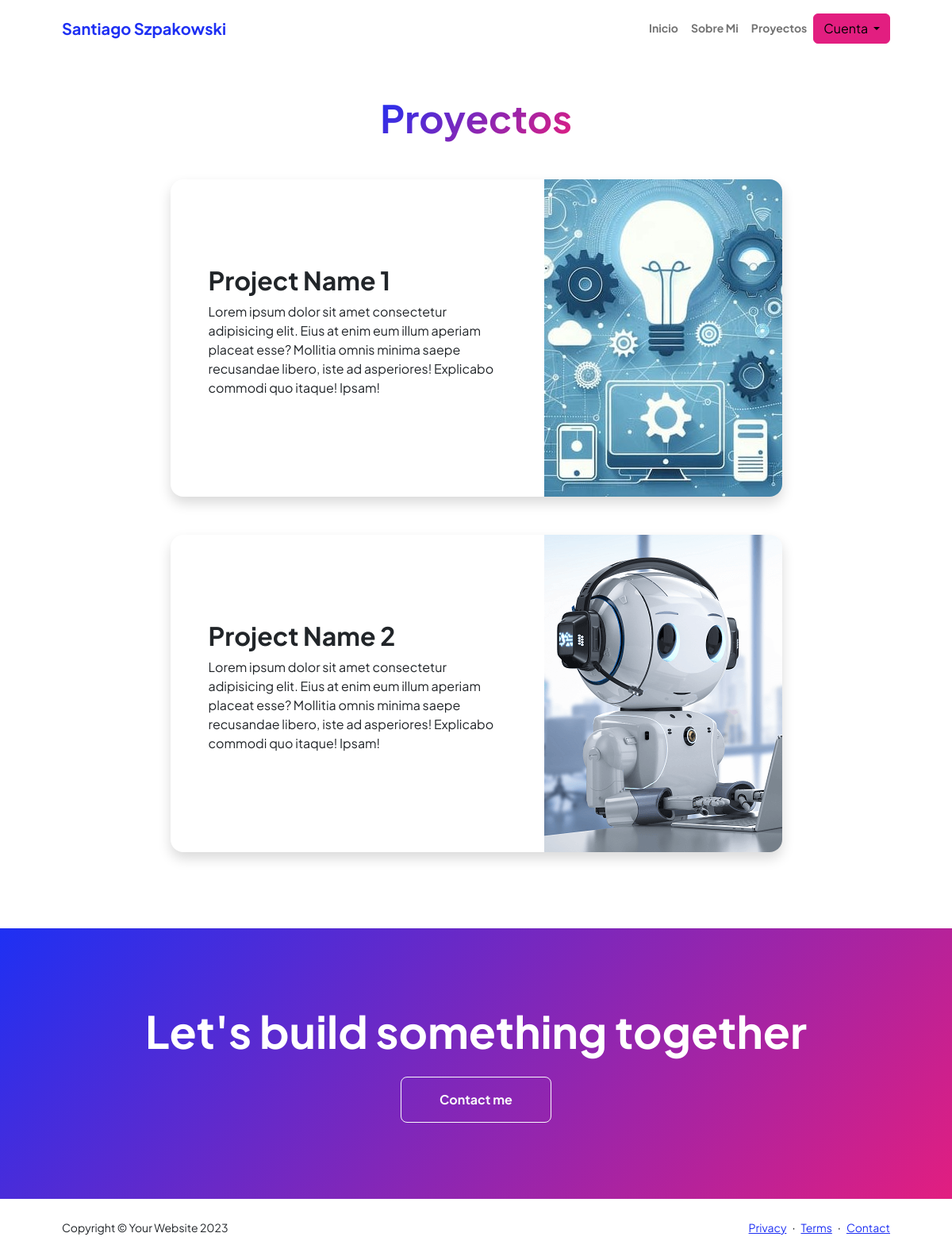
The app's page /proyectos/, older data.
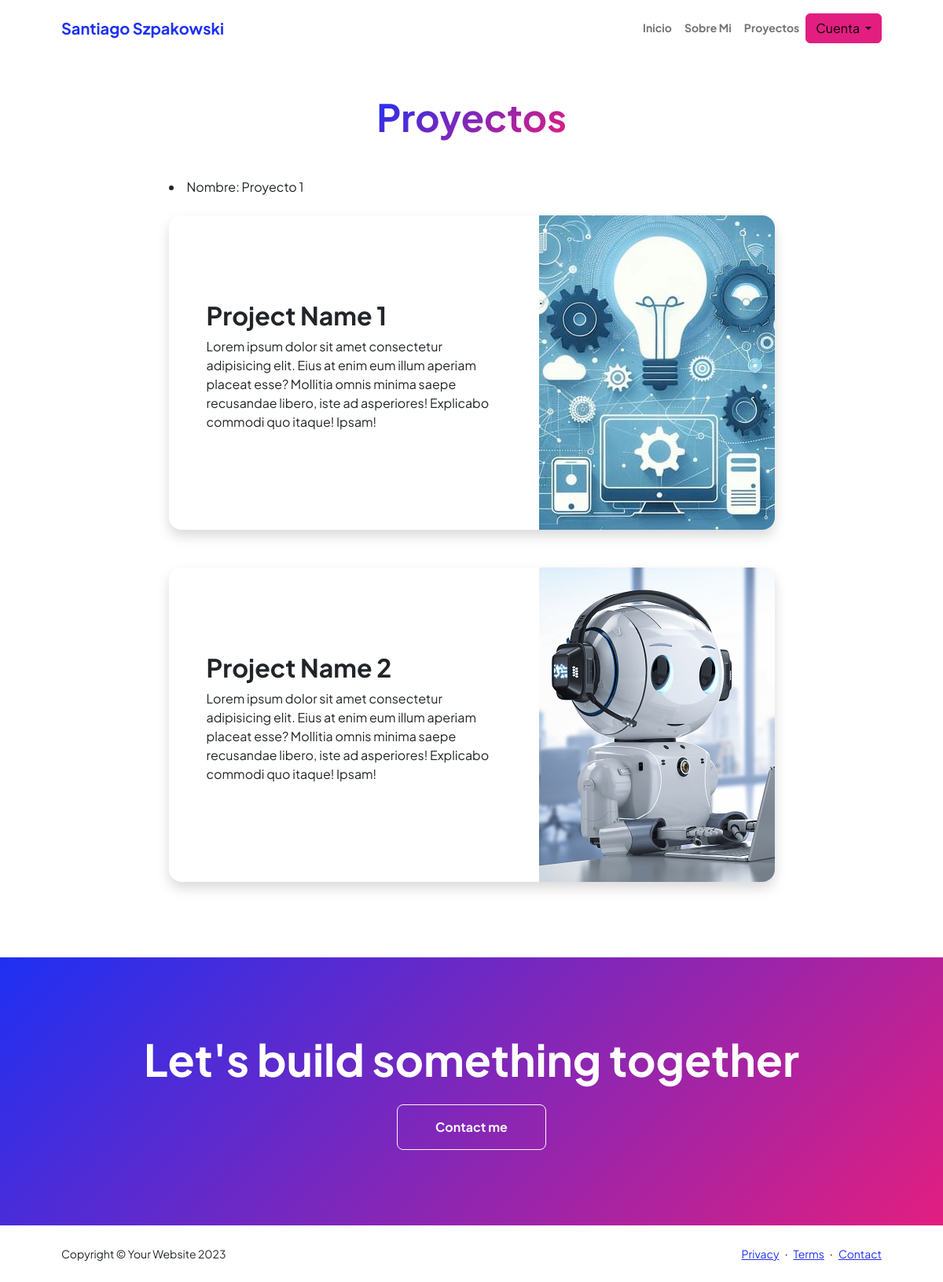
The same page, newer data.
### AppPrincipal/models.py (models this page shows)
class Proyecto (models.Model):
    titulo = models.CharField(max_length=40)
    subtitulo = models.CharField(max_length=40)
    descripcion = models.CharField(max_length=100)
    fecha = models.DateField()
    imagen = models.ForeignKey('ImagenProyecto', on_delete=models.SET_NULL, null=True, blank=True, related_name='proyectos')
    autor = models.ForeignKey(Usuario, on_delete=models.CASCADE)

### AppPrincipal/views.py (the view)
# urls.py: path('proyectos/', views.ProyectoListView.as_view(), name='proyectos'),
class ProyectoListView(ListView):
    queryset = Proyecto.objects.all()  # Definiendo el QuerySet directamente
    context_object_name = "proyectos"
    template_name = "appprincipal/proyectos.html"

### AppPrincipal/templates/appprincipal/proyectos.html (shortened to what this page needs)
{% extends "appprincipal/index.html" %}
{% load static %}
        {% block contenidoQueCambia %}
        <section class="py-5">
                <div class="container px-5 mb-5">
                    <div class="text-center mb-5">
                        <h1 class="display-5 fw-bolder mb-0"><span class="text-gradient d-inline">Proyectos</span></h1>
                    </div>
                    <div class="row gx-5 justify-content-center">
                        <div class="col-lg-11 col-xl-9 col-xxl-8">
                            {% for proyecto in proyectos %}
                                {%if proyectos%}
                                    <li>Nombre: {{proyecto.titulo}}</li>
                                {%else%}
                                    <p>No hay proyectos</p>
                                    {%endif%}
                            {%endfor%}
                            <div class="card overflow-hidden shadow rounded-4 border-0 mb-5">
                                <div class="card-body p-0">
                                    <div class="d-flex align-items-center">
                                        <div class="p-5">
                                            <h2 class="fw-bolder">Project Name 1</h2>
                                            <p>Lorem ipsum dolor sit amet consectetur adipisicing elit. Eius at enim eum illum aperiam placeat esse? Mollitia omnis minima saepe recusandae libero, iste ad asperiores! Explicabo commodi quo itaque! Ipsam!</p>
                                        </div>
                                        <img class="img-fluid" src="{% static 'appprincipal/assets/imagen3.jpg' %}" alt="..." />
                                    </div>
                                </div>
                            </div>
                            <div class="card overflow-hidden shadow rounded-4 border-0">
                                <div class="card-body p-0">
                                    <div class="d-flex align-items-center">
                                        <div class="p-5">
                                            <h2 class="fw-bolder">Project Name 2</h2>
                                            <p>Lorem ipsum dolor sit amet consectetur adipisicing elit. Eius at enim eum illum aperiam placeat esse? Mollitia omnis minima saepe recusandae libero, iste ad asperiores! Explicabo commodi quo itaque! Ipsam!</p>
                                        </div>
                                        <img class="img-fluid" src="{% static 'appprincipal/assets/imagen2.png' %}" alt="..." />
                                    </div>
                                </div>
                            </div>
                        </div>
                    </div>
                </div>
        </section>
        <section class="py-5 bg-gradient-primary-to-secondary text-white">
                <div class="container px-5 my-5">
                    <div class="text-center">
                        <h2 class="display-4 fw-bolder mb-4">Let's build something together</h2>
                        <a class="btn btn-outline-light btn-lg px-5 py-3 fs-6 fw-bolder" href="contact.html">Contact me</a>
                    </div>
                </div>
        </section>
        {% endblock %}

### AppPrincipal/templates/appprincipal/index.html (shortened to what this page needs)
{% load static %}
<!DOCTYPE html>
<html lang="en">
    <head>
        <link href="https://cdn.jsdelivr.net/npm/bootstrap-icons@1.8.1/font/bootstrap-icons.css" rel="stylesheet" />
        <link href="{% static 'appprincipal/css/styles.css' %}" rel="stylesheet" />
    </head>
    <body class="d-flex flex-column h-100">
        <main class="flex-shrink-0">
            <nav class="navbar navbar-expand-lg navbar-light bg-white py-3">
                <div class="container px-5">
                    <a class="navbar-brand" href="{%url 'inicio'%}"><span class="fw-bolder text-primary">Santiago Szpakowski</span></a>
                    <div class="collapse navbar-collapse" id="navbarSupportedContent">
                        <ul class="navbar-nav ms-auto mb-2 mb-lg-0 small fw-bolder">
                            <li class="nav-item"><a class="nav-link" href="{%url 'inicio'%}">Inicio</a></li>
                            <li class="nav-item"><a class="nav-link" href="{%url 'sobremi'%}">Sobre Mi</a></li>
                            <li class="nav-item"><a class="nav-link" href="{%url 'proyectos'%}">Proyectos</a></li>
                            {% if request.user.is_authenticated %}
                            <div class="dropdown">
                                <button class="btn btn-secondary dropdown-toggle" type="button" id="dropdownMenuButton1" data-bs-toggle="dropdown" aria-expanded="false">
                                    {{ request.user.username }}
                                </button>
                                <ul class="dropdown-menu" aria-labelledby="dropdownMenuButton1">
                                    <li><a class="dropdown-item" href="">Editar cuenta</a></li>
                                    <li><a class="dropdown-item" href="{%url 'logout'%}">Cerrar sesión</a></li>
                                </ul>
                            </div>
                            {% else %}
                            <div class="dropdown">
                                <button class="btn btn-secondary dropdown-toggle" type="button" id="dropdownMenuButton1" data-bs-toggle="dropdown" aria-expanded="false">
                                    Cuenta
                                </button>
                            </div>
                            {% endif %}
                        </ul>
                    </div>
                </div>
            </nav>
            {% block contenidoQueCambia %}{% endblock %}
        </main>
        <footer class="bg-white py-4 mt-auto">
            <div class="container px-5">
                <div class="row align-items-center justify-content-between flex-column flex-sm-row">
                    <div class="col-auto"><div class="small m-0">Copyright &copy; Your Website 2023</div></div>
                    <div class="col-auto">
                        <a class="small" href="#!">Privacy</a>
                        <span class="mx-1">&middot;</span>
                        <a class="small" href="#!">Terms</a>
                        <span class="mx-1">&middot;</span>
                        <a class="small" href="#!">Contact</a>
                    </div>
                </div>
            </div>
        </footer>
    </body>
</html>

Row changes from the older to the newer data that the page shows:
added Proyecto: titulo "Proyecto 1"
